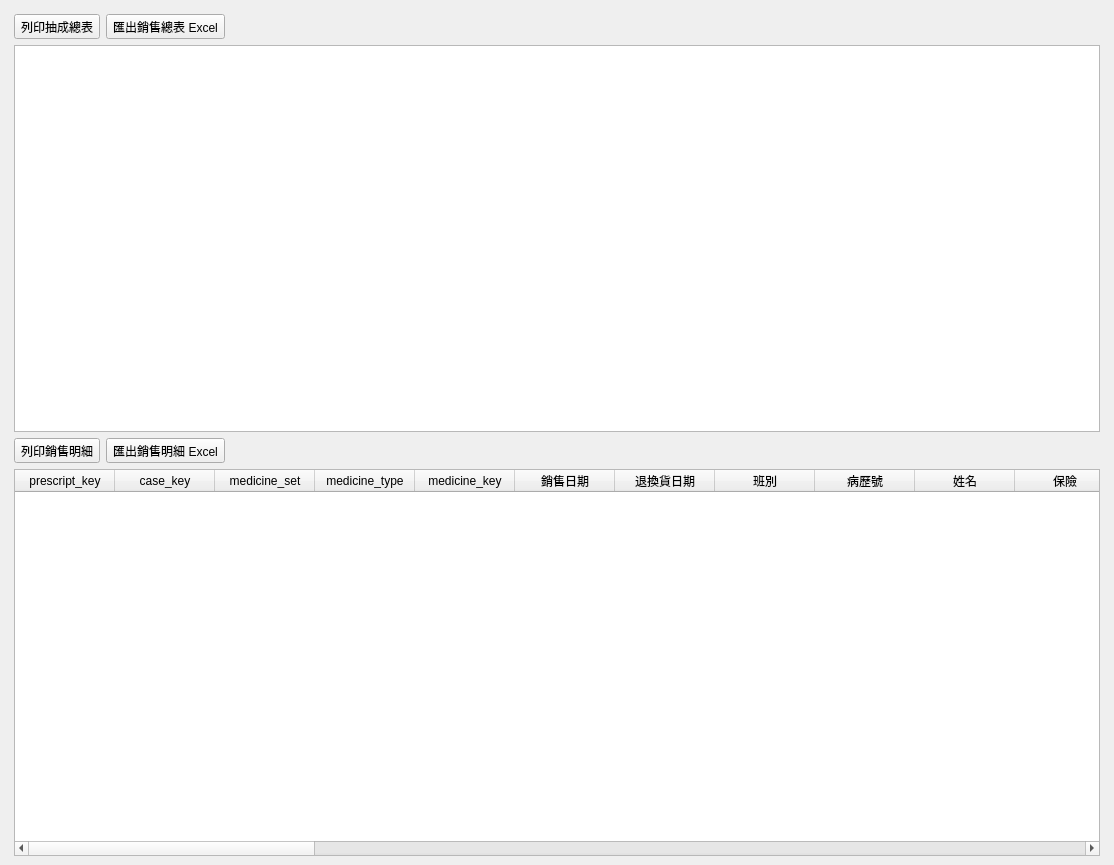
<?xml version="1.0" encoding="UTF-8"?>
<ui version="4.0">
 <class>WindowStatisticsCommissionAmount</class>
 <widget class="QMainWindow" name="WindowStatisticsCommissionAmount">
  <property name="geometry">
   <rect>
    <x>0</x>
    <y>0</y>
    <width>1114</width>
    <height>865</height>
   </rect>
  </property>
  <property name="windowTitle">
   <string>醫師銷售業績統計</string>
  </property>
  <widget class="QWidget" name="centralwidget">
   <layout class="QHBoxLayout" name="horizontalLayout">
    <item>
     <layout class="QVBoxLayout" name="verticalLayout">
      <property name="leftMargin">
       <number>5</number>
      </property>
      <property name="topMargin">
       <number>5</number>
      </property>
      <property name="rightMargin">
       <number>5</number>
      </property>
      <item>
       <layout class="QHBoxLayout" name="horizontalLayout_2">
        <item>
         <widget class="QToolButton" name="toolButton_print_seller">
          <property name="text">
           <string>列印抽成總表</string>
          </property>
          <property name="icon">
           <iconset>
            <normaloff>../icons/document-print.png</normaloff>../icons/document-print.png</iconset>
          </property>
          <property name="toolButtonStyle">
           <enum>Qt::ToolButtonTextBesideIcon</enum>
          </property>
         </widget>
        </item>
        <item>
         <widget class="QToolButton" name="toolButton_export_seller">
          <property name="text">
           <string>匯出銷售總表 Excel</string>
          </property>
          <property name="icon">
           <iconset>
            <normaloff>../icons/document-export.svg</normaloff>../icons/document-export.svg</iconset>
          </property>
          <property name="toolButtonStyle">
           <enum>Qt::ToolButtonTextBesideIcon</enum>
          </property>
         </widget>
        </item>
        <item>
         <spacer name="horizontalSpacer">
          <property name="orientation">
           <enum>Qt::Horizontal</enum>
          </property>
          <property name="sizeHint" stdset="0">
           <size>
            <width>40</width>
            <height>20</height>
           </size>
          </property>
         </spacer>
        </item>
       </layout>
      </item>
      <item>
       <widget class="QTableWidget" name="tableWidget_seller">
        <property name="editTriggers">
         <set>QAbstractItemView::NoEditTriggers</set>
        </property>
        <property name="alternatingRowColors">
         <bool>true</bool>
        </property>
        <property name="selectionMode">
         <enum>QAbstractItemView::SingleSelection</enum>
        </property>
        <property name="selectionBehavior">
         <enum>QAbstractItemView::SelectRows</enum>
        </property>
       </widget>
      </item>
      <item>
       <layout class="QHBoxLayout" name="horizontalLayout_6">
        <item>
         <widget class="QToolButton" name="toolButton_print_self_prescript">
          <property name="text">
           <string>列印銷售明細</string>
          </property>
          <property name="icon">
           <iconset>
            <normaloff>../icons/document-print.png</normaloff>../icons/document-print.png</iconset>
          </property>
          <property name="toolButtonStyle">
           <enum>Qt::ToolButtonTextBesideIcon</enum>
          </property>
         </widget>
        </item>
        <item>
         <widget class="QToolButton" name="toolButton_export_prescript">
          <property name="text">
           <string>匯出銷售明細 Excel</string>
          </property>
          <property name="icon">
           <iconset>
            <normaloff>../icons/document-export.svg</normaloff>../icons/document-export.svg</iconset>
          </property>
          <property name="toolButtonStyle">
           <enum>Qt::ToolButtonTextBesideIcon</enum>
          </property>
         </widget>
        </item>
        <item>
         <spacer name="horizontalSpacer_3">
          <property name="orientation">
           <enum>Qt::Horizontal</enum>
          </property>
          <property name="sizeHint" stdset="0">
           <size>
            <width>40</width>
            <height>20</height>
           </size>
          </property>
         </spacer>
        </item>
       </layout>
      </item>
      <item>
       <widget class="QTableWidget" name="tableWidget_self_prescript">
        <property name="editTriggers">
         <set>QAbstractItemView::NoEditTriggers</set>
        </property>
        <property name="alternatingRowColors">
         <bool>true</bool>
        </property>
        <property name="selectionMode">
         <enum>QAbstractItemView::SingleSelection</enum>
        </property>
        <property name="selectionBehavior">
         <enum>QAbstractItemView::SelectRows</enum>
        </property>
        <column>
         <property name="text">
          <string>prescript_key</string>
         </property>
        </column>
        <column>
         <property name="text">
          <string>case_key</string>
         </property>
        </column>
        <column>
         <property name="text">
          <string>medicine_set</string>
         </property>
        </column>
        <column>
         <property name="text">
          <string>medicine_type</string>
         </property>
        </column>
        <column>
         <property name="text">
          <string>medicine_key</string>
         </property>
        </column>
        <column>
         <property name="text">
          <string>銷售日期</string>
         </property>
        </column>
        <column>
         <property name="text">
          <string>退換貨日期</string>
         </property>
        </column>
        <column>
         <property name="text">
          <string>班別</string>
         </property>
        </column>
        <column>
         <property name="text">
          <string>病歷號</string>
         </property>
        </column>
        <column>
         <property name="text">
          <string>姓名</string>
         </property>
        </column>
        <column>
         <property name="text">
          <string>保險</string>
         </property>
        </column>
        <column>
         <property name="text">
          <string>單據編號</string>
         </property>
        </column>
        <column>
         <property name="text">
          <string>促銷</string>
         </property>
        </column>
        <column>
         <property name="text">
          <string>產品名稱</string>
         </property>
        </column>
        <column>
         <property name="text">
          <string>數量</string>
         </property>
        </column>
        <column>
         <property name="text">
          <string>單位</string>
         </property>
        </column>
        <column>
         <property name="text">
          <string>日份</string>
         </property>
        </column>
        <column>
         <property name="text">
          <string>總量</string>
         </property>
        </column>
        <column>
         <property name="text">
          <string>單價</string>
         </property>
        </column>
        <column>
         <property name="text">
          <string>折扣</string>
         </property>
        </column>
        <column>
         <property name="text">
          <string>應收金額</string>
         </property>
        </column>
        <column>
         <property name="text">
          <string>實收金額</string>
         </property>
        </column>
        <column>
         <property name="text">
          <string>欠款</string>
         </property>
        </column>
        <column>
         <property name="text">
          <string>還款</string>
         </property>
        </column>
        <column>
         <property name="text">
          <string>還款日期</string>
         </property>
        </column>
        <column>
         <property name="text">
          <string>退貨金額</string>
         </property>
        </column>
        <column>
         <property name="text">
          <string>醫師</string>
         </property>
        </column>
        <column>
         <property name="text">
          <string>抽成率</string>
         </property>
        </column>
        <column>
         <property name="text">
          <string>抽成金</string>
         </property>
        </column>
        <column>
         <property name="text">
          <string>傷助推薦</string>
         </property>
        </column>
        <column>
         <property name="text">
          <string>抽成率</string>
         </property>
        </column>
        <column>
         <property name="text">
          <string>抽成金</string>
         </property>
        </column>
        <column>
         <property name="text">
          <string>護佐</string>
         </property>
        </column>
        <column>
         <property name="text">
          <string>抽成率</string>
         </property>
        </column>
        <column>
         <property name="text">
          <string>抽成金</string>
         </property>
        </column>
        <column>
         <property name="text">
          <string>經手人</string>
         </property>
        </column>
        <column>
         <property name="text">
          <string>備註</string>
         </property>
        </column>
       </widget>
      </item>
     </layout>
    </item>
   </layout>
  </widget>
  <widget class="QMenuBar" name="menubar">
   <property name="geometry">
    <rect>
     <x>0</x>
     <y>0</y>
     <width>1114</width>
     <height>33</height>
    </rect>
   </property>
  </widget>
  <action name="action_export_excel">
   <property name="icon">
    <iconset>
     <normaloff>../icons/document-export.svg</normaloff>../icons/document-export.svg</iconset>
   </property>
   <property name="text">
    <string>匯出Excel</string>
   </property>
  </action>
 </widget>
 <resources/>
 <connections/>
</ui>
